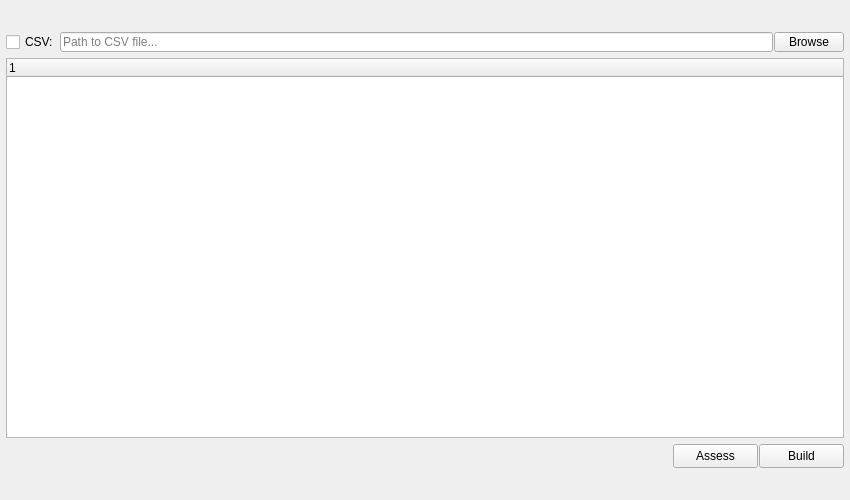
<?xml version="1.0" encoding="UTF-8"?>
<ui version="4.0">
 <class>shot_manifest</class>
 <widget class="QMainWindow" name="shot_manifest">
  <property name="geometry">
   <rect>
    <x>0</x>
    <y>0</y>
    <width>850</width>
    <height>500</height>
   </rect>
  </property>
  <widget class="QWidget" name="centralwidget">
   <layout class="QVBoxLayout" name="verticalLayout">
    <property name="spacing">
     <number>6</number>
    </property>
    <property name="leftMargin">
     <number>6</number>
    </property>
    <property name="topMargin">
     <number>6</number>
    </property>
    <property name="rightMargin">
     <number>6</number>
    </property>
    <property name="bottomMargin">
     <number>6</number>
    </property>
    <item>
     <widget class="Header" name="header" native="true">
      <property name="minimumSize">
       <size>
        <width>0</width>
        <height>20</height>
       </size>
      </property>
      <property name="maximumSize">
       <size>
        <width>16777215</width>
        <height>20</height>
       </size>
      </property>
      <property name="font">
       <font>
        <weight>75</weight>
        <bold>true</bold>
       </font>
      </property>
      <property name="text" stdset="0">
       <string>SHOT MANIFEST</string>
      </property>
     </widget>
    </item>
    <item>
     <layout class="QHBoxLayout" name="file_layout">
      <property name="spacing">
       <number>1</number>
      </property>
      <item>
       <widget class="QCheckBox" name="chk_csv">
        <property name="minimumSize">
         <size>
          <width>0</width>
          <height>20</height>
         </size>
        </property>
        <property name="maximumSize">
         <size>
          <width>16777215</width>
          <height>20</height>
         </size>
        </property>
        <property name="text">
         <string>CSV:</string>
        </property>
       </widget>
      </item>
      <item>
       <widget class="LineEdit" name="txt_csv_path">
        <property name="sizePolicy">
         <sizepolicy hsizetype="Expanding" vsizetype="Fixed">
          <horstretch>1</horstretch>
          <verstretch>0</verstretch>
         </sizepolicy>
        </property>
        <property name="minimumSize">
         <size>
          <width>0</width>
          <height>20</height>
         </size>
        </property>
        <property name="maximumSize">
         <size>
          <width>16777215</width>
          <height>20</height>
         </size>
        </property>
        <property name="readOnly">
         <bool>true</bool>
        </property>
        <property name="placeholderText">
         <string>Path to CSV file...</string>
        </property>
       </widget>
      </item>
      <item>
       <widget class="PushButton" name="b001">
        <property name="minimumSize">
         <size>
          <width>0</width>
          <height>20</height>
         </size>
        </property>
        <property name="maximumSize">
         <size>
          <width>70</width>
          <height>20</height>
         </size>
        </property>
        <property name="text">
         <string>Browse</string>
        </property>
       </widget>
      </item>
     </layout>
    </item>
    <item>
     <widget class="TreeWidget" name="tbl_steps">
      <property name="sizePolicy">
       <sizepolicy hsizetype="Expanding" vsizetype="Expanding">
        <horstretch>0</horstretch>
        <verstretch>1</verstretch>
       </sizepolicy>
      </property>
      <column>
       <property name="text">
        <string notr="true">1</string>
       </property>
      </column>
     </widget>
    </item>
    <item>
     <layout class="QHBoxLayout" name="action_layout">
      <property name="spacing">
       <number>1</number>
      </property>
      <item>
       <spacer name="action_spacer">
        <property name="orientation">
         <enum>Qt::Horizontal</enum>
        </property>
        <property name="sizeHint" stdset="0">
         <size>
          <width>0</width>
          <height>0</height>
         </size>
        </property>
       </spacer>
      </item>
      <item>
       <widget class="PushButton" name="b002">
        <property name="minimumSize">
         <size>
          <width>85</width>
          <height>24</height>
         </size>
        </property>
        <property name="maximumSize">
         <size>
          <width>85</width>
          <height>24</height>
         </size>
        </property>
        <property name="toolTip">
         <string>Compare loaded steps against live Maya shots.
Shows timing, missing objects, missing behaviors,
and additional objects in the tree.</string>
        </property>
        <property name="text">
         <string>Assess</string>
        </property>
       </widget>
      </item>
      <item>
       <widget class="PushButton" name="b003">
        <property name="minimumSize">
         <size>
          <width>85</width>
          <height>24</height>
         </size>
        </property>
        <property name="maximumSize">
         <size>
          <width>85</width>
          <height>24</height>
         </size>
        </property>
        <property name="toolTip">
         <string>Build or update shots from the loaded steps.
New shots are created, changed shots are patched,
unchanged shots are skipped. Behaviors are applied
automatically. Assesses the scene after completion.</string>
        </property>
        <property name="text">
         <string>Build</string>
        </property>
       </widget>
      </item>
     </layout>
    </item>
    <item>
     <widget class="Footer" name="footer" native="true">
      <property name="minimumSize">
       <size>
        <width>0</width>
        <height>20</height>
       </size>
      </property>
      <property name="maximumSize">
       <size>
        <width>16777215</width>
        <height>20</height>
       </size>
      </property>
     </widget>
    </item>
   </layout>
  </widget>
 </widget>
 <customwidgets>
  <customwidget>
   <class>Header</class>
   <extends>QWidget</extends>
   <header>uitk.widgets.header</header>
  </customwidget>
  <customwidget>
   <class>Footer</class>
   <extends>QWidget</extends>
   <header>uitk.widgets.footer</header>
  </customwidget>
  <customwidget>
   <class>LineEdit</class>
   <extends>QLineEdit</extends>
   <header>uitk.widgets.lineEdit</header>
  </customwidget>
  <customwidget>
   <class>PushButton</class>
   <extends>QPushButton</extends>
   <header>uitk.widgets.pushButton</header>
  </customwidget>
  <customwidget>
   <class>TreeWidget</class>
   <extends>QTreeWidget</extends>
   <header>uitk.widgets.treeWidget</header>
  </customwidget>
 </customwidgets>
 <resources/>
 <connections/>
</ui>
